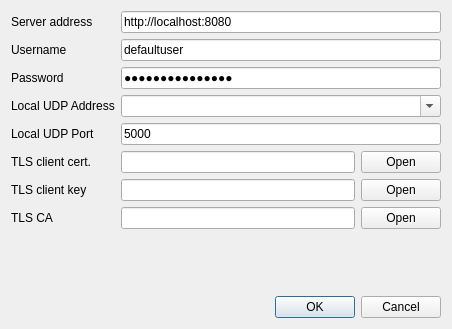
<?xml version="1.0" encoding="UTF-8"?>
<ui version="4.0">
 <class>EditServerDialogClass</class>
 <widget class="QDialog" name="EditServerDialogClass">
  <property name="geometry">
   <rect>
    <x>0</x>
    <y>0</y>
    <width>452</width>
    <height>329</height>
   </rect>
  </property>
  <property name="windowTitle">
   <string>Dialog</string>
  </property>
  <layout class="QVBoxLayout" name="verticalLayout">
   <item>
    <layout class="QFormLayout" name="formLayout_2">
     <item row="0" column="0">
      <widget class="QLabel" name="label">
       <property name="text">
        <string>Server address</string>
       </property>
      </widget>
     </item>
     <item row="0" column="1">
      <widget class="QLineEdit" name="serverAddressLine">
       <property name="text">
        <string>http://localhost:8080</string>
       </property>
      </widget>
     </item>
     <item row="1" column="0">
      <widget class="QLabel" name="label_2">
       <property name="text">
        <string>Username</string>
       </property>
      </widget>
     </item>
     <item row="1" column="1">
      <widget class="QLineEdit" name="usernameLine">
       <property name="text">
        <string>defaultuser</string>
       </property>
      </widget>
     </item>
     <item row="2" column="0">
      <widget class="QLabel" name="label_3">
       <property name="text">
        <string>Password</string>
       </property>
      </widget>
     </item>
     <item row="2" column="1">
      <widget class="QLineEdit" name="passwordLine">
       <property name="inputMask">
        <string/>
       </property>
       <property name="text">
        <string>defaultpassword</string>
       </property>
       <property name="echoMode">
        <enum>QLineEdit::Password</enum>
       </property>
      </widget>
     </item>
     <item row="3" column="0">
      <widget class="QLabel" name="label_4">
       <property name="text">
        <string>Local UDP Address</string>
       </property>
      </widget>
     </item>
     <item row="3" column="1">
      <widget class="QComboBox" name="udpAddressCombo">
       <property name="editable">
        <bool>true</bool>
       </property>
      </widget>
     </item>
     <item row="4" column="0">
      <widget class="QLabel" name="label_5">
       <property name="text">
        <string>Local UDP Port</string>
       </property>
      </widget>
     </item>
     <item row="4" column="1">
      <widget class="QLineEdit" name="udpPortLine">
       <property name="text">
        <string>5000</string>
       </property>
      </widget>
     </item>
     <item row="5" column="0">
      <widget class="QLabel" name="label_6">
       <property name="text">
        <string>TLS client cert.</string>
       </property>
      </widget>
     </item>
     <item row="6" column="0">
      <widget class="QLabel" name="label_7">
       <property name="text">
        <string>TLS client key</string>
       </property>
      </widget>
     </item>
     <item row="7" column="0">
      <widget class="QLabel" name="label_8">
       <property name="text">
        <string>TLS CA</string>
       </property>
      </widget>
     </item>
     <item row="5" column="1">
      <layout class="QHBoxLayout" name="horizontalLayout">
       <item>
        <widget class="QLineEdit" name="clientCertPath"/>
       </item>
       <item>
        <widget class="QPushButton" name="clientCertOpenButton">
         <property name="text">
          <string>Open</string>
         </property>
        </widget>
       </item>
      </layout>
     </item>
     <item row="6" column="1">
      <layout class="QHBoxLayout" name="horizontalLayout_2">
       <item>
        <widget class="QLineEdit" name="clientKeyPath"/>
       </item>
       <item>
        <widget class="QPushButton" name="clientKeyOpenButton">
         <property name="text">
          <string>Open</string>
         </property>
        </widget>
       </item>
      </layout>
     </item>
     <item row="7" column="1">
      <layout class="QHBoxLayout" name="horizontalLayout_3">
       <item>
        <widget class="QLineEdit" name="caPath"/>
       </item>
       <item>
        <widget class="QPushButton" name="caOpenButton">
         <property name="text">
          <string>Open</string>
         </property>
        </widget>
       </item>
      </layout>
     </item>
    </layout>
   </item>
   <item>
    <widget class="QDialogButtonBox" name="buttonBox">
     <property name="orientation">
      <enum>Qt::Horizontal</enum>
     </property>
     <property name="standardButtons">
      <set>QDialogButtonBox::Cancel|QDialogButtonBox::Ok</set>
     </property>
    </widget>
   </item>
  </layout>
 </widget>
 <resources/>
 <connections>
  <connection>
   <sender>buttonBox</sender>
   <signal>rejected()</signal>
   <receiver>EditServerDialogClass</receiver>
   <slot>reject()</slot>
   <hints>
    <hint type="sourcelabel">
     <x>316</x>
     <y>260</y>
    </hint>
    <hint type="destinationlabel">
     <x>286</x>
     <y>274</y>
    </hint>
   </hints>
  </connection>
  <connection>
   <sender>buttonBox</sender>
   <signal>accepted()</signal>
   <receiver>EditServerDialogClass</receiver>
   <slot>accept()</slot>
   <hints>
    <hint type="sourcelabel">
     <x>248</x>
     <y>254</y>
    </hint>
    <hint type="destinationlabel">
     <x>157</x>
     <y>274</y>
    </hint>
   </hints>
  </connection>
 </connections>
</ui>
